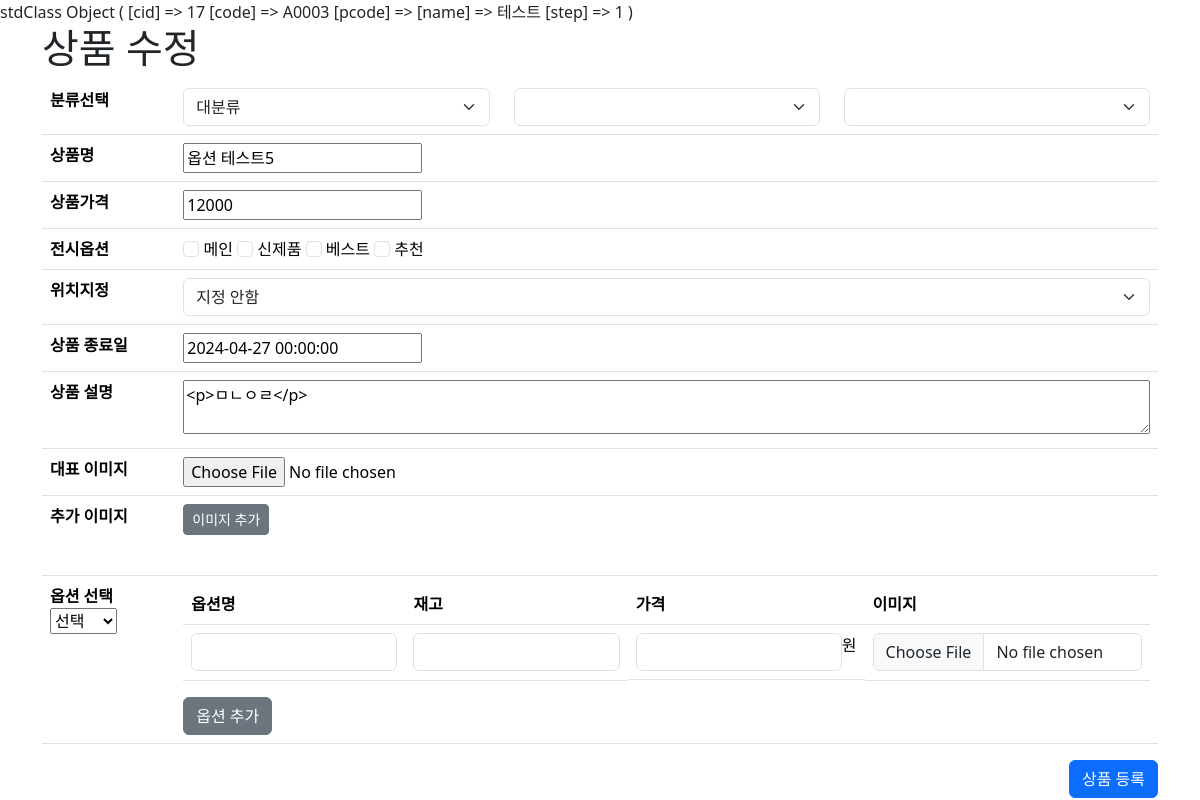
The app's page /admin/product/product_edit.php?pid=22 (signed in) with its own data.
### tables this page shows
CREATE TABLE `products` (
  `pid` int(11) NOT NULL,
  `name` varchar(100) NOT NULL,
  `cate` varchar(100) NOT NULL,
  `content` text NOT NULL,
  `thumbnail` varchar(100) NOT NULL,
  `price` double NOT NULL,
  `sale_price` double DEFAULT NULL,
  `sale_ratio` double DEFAULT NULL,
  `cnt` int(11) DEFAULT NULL,
  `sale_cnt` int(11) DEFAULT NULL,
  `ismain` tinyint(4) DEFAULT NULL,
  `isnew` tinyint(4) DEFAULT NULL,
  `isbest` tinyint(4) DEFAULT NULL,
  `isrecom` tinyint(4) DEFAULT NULL,
  `locate` tinyint(4) DEFAULT NULL,
  `userid` varchar(100) DEFAULT NULL,
  `sale_end_date` datetime DEFAULT NULL,
  `reg_date` datetime DEFAULT NULL,
  `status` tinyint(4) DEFAULT NULL,
  `delivery_fee` double DEFAULT NULL,
  `product_image` varchar(100) DEFAULT NULL
);

### admin/product/product_edit.php (the view, shortened to what this page needs)
<?php
include_once $_SERVER['DOCUMENT_ROOT'] . '/pinkping/inc/header.php';
$pid = $_GET['pid'];
$sql = "SELECT * FROM products WHERE pid = {$pid}";
$result = $mysqli -> query($sql);
$rs = $result->fetch_object();
?>
<link href="https://cdn.jsdelivr.net/npm/summernote@0.8.18/dist/summernote.min.css" rel="stylesheet">
<link rel="stylesheet" href="//code.jquery.com/ui/1.13.2/themes/base/jquery-ui.css">
<div class="container">
  <h1>상품 수정</h1>
  <form action="product_edit_ok.php" method="POST" enctype="multipart/form-data" id="product_save">
    <table class="table">
      <tbody>
        <tr>
          <th>분류선택</th>
          <td>
            <div class="category row">
              <div class="col">
                <select class="form-select" aria-label="대분류" id="cate1" name="cate1" required>
                  <option selected disabled>대분류</option>
                </select>
              </div>
              <div class="col">
                <select class="form-select" aria-label="중분류" id="cate2" name="cate2">
                </select>
              </div>
              <div class="col">
                <select class="form-select" aria-label="소분류" id="cate3" name="cate3">
                </select>
              </div>
            </div>
          </td>
        </tr>
        <tr>
          <th>상품명</th>
          <td>
            <input type="text" name="name" id="name" placeholder="상품명" value="<?= $rs -> name?>" required>
          </td>
        </tr>
        <tr>
          <th>상품가격</th>
          <td>
            <input type="text" name="price" id="price" placeholder="상품가격" value="<?= $rs -> price?>" required>
          </td>
        </tr>
        <tr>
          <th>전시옵션</th>
          <td>
            <input class="form-check-input" type="checkbox" name="ismain" value="1" id="ismain">
            <label class="form-check-label" for="ismain">
              메인
            </label>
            <input class="form-check-input" type="checkbox" name="isnew" value="1" id="isnew">
            <label class="form-check-label" for="isnew">
              신제품
            </label>
            <input class="form-check-input" type="checkbox" name="isbest" value="1" id="isbest">
            <label class="form-check-label" for="isbest">
              베스트
            </label>
            <input class="form-check-input" type="checkbox" name="isrecom" value="1" id="isrecom">
            <label class="form-check-label" for="isrecom">
              추천
            </label>
          </td>
        </tr>
        <tr>
          <th>위치지정</th>
          <td>
            <select class="form-select" name="locate" id="locate" aria-label="위치지정">
              <option value="0">지정 안함</option>
            </select>
          </td>
        </tr>
        <tr>
          <th>상품 종료일</th>
          <td>
            <input type="text" name="sale_end_date" id="sale_end_date" value="<?= $rs -> sale_end_date?>">
          </td>
        </tr>
        <tr>
          <th>상품 설명</th>
          <td>
            <textarea id="summernote" name="desc" class="w-100"><?= $rs -> content?></textarea>
          </td>
        </tr>
        <tr>
          <th>대표 이미지</th>
          <td>
            <input type="file" name="thumbnail" id="thumbnail" accept="image/*" required>
          </td>
        </tr>
        <tr>
          <th>추가 이미지</th>
          <td>
            <div>
              <button type="button" class="btn btn-secondary btn-sm" id="addImage">이미지 추가</button>
            </div>
            <div id="addedimages" class="d-flex gap-3 p-3">
            </div>
          </td>
        </tr>
        <tr>
          <th>
            <label for="optionCate1">옵션 선택</label>
            <select name="optionCate1" id="optionCate1">
              <option value="" selected disabled>선택</option>
            </select>
          </th>
          <td>
            <table class="table">
              <thead>
                <tr>
                  <th>옵션명</th>
                  <th>재고</th>
                  <th>가격</th>
                  <th>이미지</th>
                </tr>
              </thead>
              <tbody id="option1">
                <tr id="optionTr1">
                  <td>
                    <input type="text" class="form-control" name="optionName1[]">
                  </td>
                  <td>
                    <input type="text" class="form-control" name="optionCnt1[]">
                  </td>
                  <td class="d-flex">
                    <input type="text" class="form-control" name="optionPrice1[]">
                    <span>원</span>
                  </td>
                  <td>
                    <input type="file" class="form-control" name="optionImage1[]">
                  </td>
                </tr>
              </tbody>
            </table>
            <button type="button" class="btn btn-secondary optAddBtn">옵션 추가</button>
          </td>
        </tr>
      </tbody>
    </table>
    <div class="text-end">
      <button class="btn btn-primary">상품 등록</button>
    </div>
  </form>
</div>
<?php
include_once $_SERVER['DOCUMENT_ROOT'] . '/pinkping/inc/footer.php';
?>

### records on screen
products: name "옵션 테스트5", price "12000", sale_end_date "2024-04-27 00:00:00", desc "<p>ㅁㄴㅇㄹ</p>"
